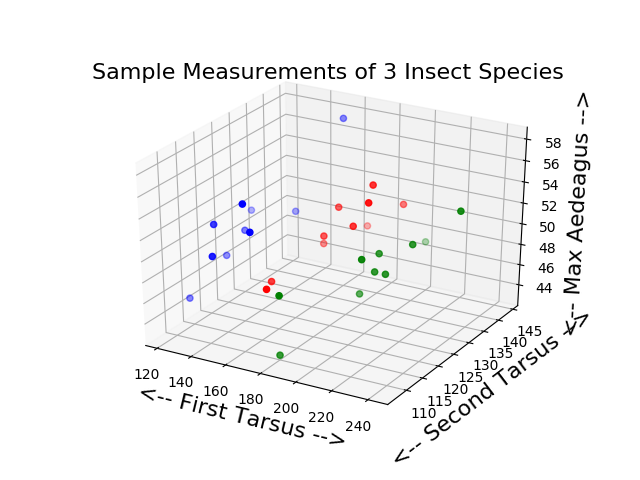

Write Python code to recreate this figure.
#! /usr/bin/env python3
#
def insect_scatter3d ( ):

#*****************************************************************************80
#
## insect_scatter3d makes a 3D scatter plot.
#
#  Discussion:
#
#    For each of three insect species, there is a data file.
#
#    Each data file reports three measurements on 10 individuals
#    in the species, the first tarsus, second tarsus, and maximum
#    width of aedeagus.
#
#  Licensing:
#
#    This code is distributed under the GNU LGPL license.
#
#  Modified:
#
#    01 May 2019
#
#  Author:
#
#    John Burkardt
#
  import matplotlib.pyplot as plt
  from mpl_toolkits.mplot3d import Axes3D
  import numpy as np
  import platform

  print ( '' )
  print ( 'insect_scatter3d:' )
  print ( '  Python version: %s' % ( platform.python_version ( ) ) )
  print ( '  Create a 3D scatter plot of measurements of three' )
  print ( '  physical characteristics of 3 species of insects.' )
#
#  Read three sets of data:
#
  filename = 'insect_a_data.txt'
  a_data = np.loadtxt ( filename )
  filename = 'insect_b_data.txt'
  b_data = np.loadtxt ( filename )
  filename = 'insect_c_data.txt'
  c_data = np.loadtxt ( filename )
#
#  Plot the data.
#
  fig = plt.figure ( )
  ax = fig.add_subplot ( 111, projection = '3d' )
  ax.scatter ( a_data[:,0], a_data[:,1], a_data[:,2], color = 'r' )
  ax.scatter ( b_data[:,0], b_data[:,1], b_data[:,2], color = 'g' )
  ax.scatter ( c_data[:,0], c_data[:,1], c_data[:,2], color = 'b' )
  ax.grid ( True )
  ax.set_xlabel ( '<-- First Tarsus -->', fontsize = 16 )
  ax.set_ylabel ( '<-- Second Tarsus -->', fontsize = 16 )
  ax.set_zlabel ( '<-- Max Aedeagus -->', fontsize = 16 )
  ax.set_title ( 'Sample Measurements of 3 Insect Species', fontsize = 16 )
  filename = 'insect_scatter3d.png'
  plt.savefig ( filename )
  print ( '  Graphics saved as "%s"' % ( filename ) )
  plt.show ( block = False )
  plt.clf ( )
#
#  Terminate.
#
  print ( '' )
  print ( 'insect_scatter3d' )
  print ( '  Normal end of execution.' )
  return

if ( __name__ == '__main__' ):
  from timestamp import timestamp
  timestamp ( )
  insect_scatter3d ( )
  timestamp ( )
 
